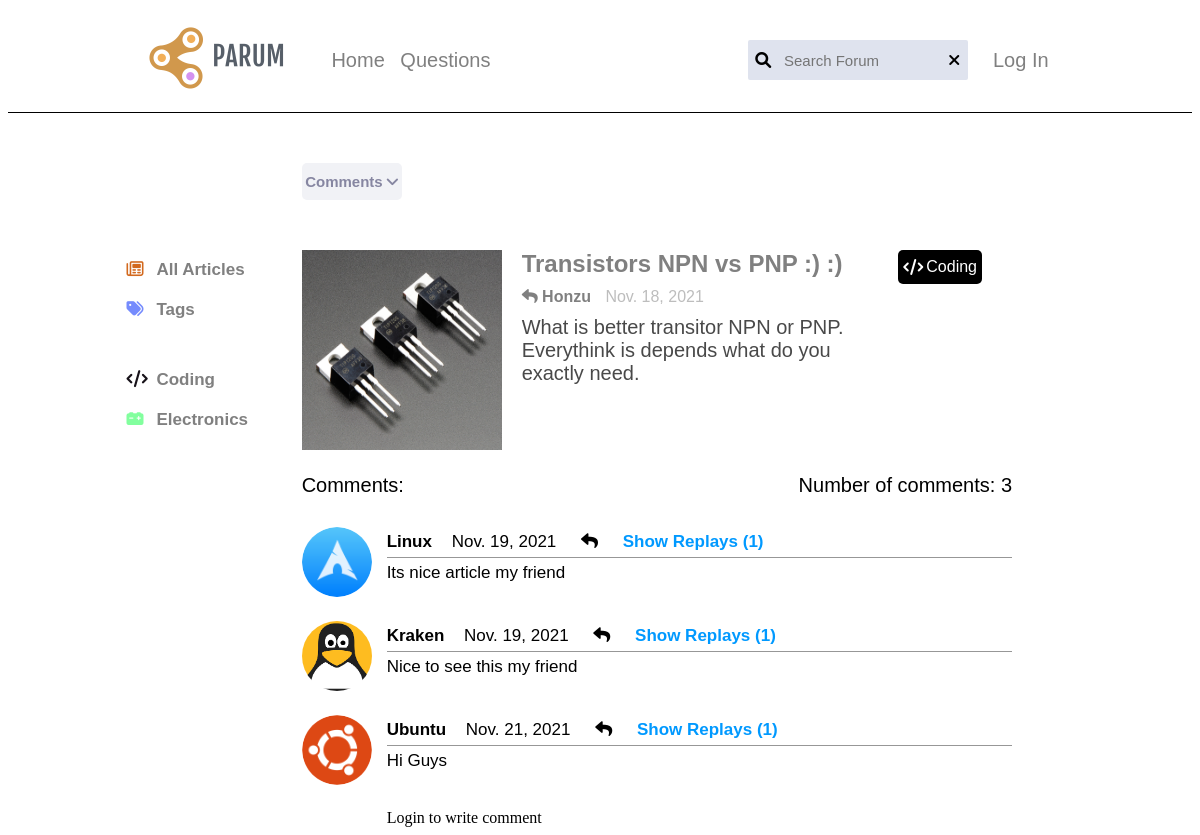
The app's page /article/1/ with its own data.
### forum/models.py (models this page shows, shortened)
class Article(models.Model):
    title = models.CharField(max_length=200)
    image_of_title = models.ImageField(upload_to='article',default='article.png')
    pub_date= models.DateField()
    category = models.CharField(max_length=50,default="coding")
    who_writed = models.ForeignKey(
        Account,
        on_delete=models.CASCADE,
        null=True,
    )
    text = models.TextField()

class Account(models.Model):
    identificator = models.CharField(max_length=10)
    username = models.CharField(max_length=50)
    password = models.CharField(max_length=50)
    email = models.EmailField()
    avatar = models.ImageField(upload_to='profiles',default='default.png')

class Comment(models.Model):
    article = models.ForeignKey(
        Article,
        on_delete=models.CASCADE,
        null=True
    )
    who_comment = models.ForeignKey(
        Account,
        on_delete=models.CASCADE,
        null=True
    )
    text = models.TextField()
    com_date= models.DateField(default=datetime.date.today)

### forum/views.py (the view)
# urls.py: path('article/<name>/',views.article,name="article"),
def article(request,name):
    try:
        specific_article = Article.objects.get(id=name)
    except (Article.DoesNotExist):
        return redirect('main')
    number_of_comments = Comment.objects.filter(article=specific_article).count()
    category = specific_article.category
    try:
        owner = "false"
        comments_for_article = Comment.objects.filter(article=specific_article)
        replays_for_article = Replay.objects.filter(article=specific_article)
        print(replays_for_article)
        user = Account.objects.get(identificator=request.session.get("user_id"))
        get_article = Article.objects.filter(id=name,who_writed=user).first()
        if get_article is not None:
            owner = "true"
        return render(request,"article.html",{"user": user.username, "img" : user.avatar.url, "article": specific_article, "comments": comments_for_article, "owner" : owner, \
                      "numberscomments": number_of_comments, "category": category, "what" : "AddComment","replays": replays_for_article})
    except (Account.DoesNotExist):
        return render(request,"article.html",{"user": "", "img" : "", "article": specific_article, "comments": comments_for_article, "owner" : owner, \
                      "numberscomments": number_of_comments, "category": category,"replays": replays_for_article})

### forum/models.py (called while the page is built)
    def __str__(self):
        return self.text

### forum/templates/article.html (shortened to what this page needs)
{% load static %}
<!DOCTYPE html>
<html lang="en">
<head>
    <link rel="stylesheet" href="{% static 'home.css' %}">
    <link rel="stylesheet" href="{% static 'article.css' %}">
    <link rel="stylesheet" href="https://cdnjs.cloudflare.com/ajax/libs/font-awesome/6.0.0-beta2/css/all.min.css">
</head>
<body>
    <header class="header">
        <nav class="navMainBlock">
            <div class="navFirstBlock">
                <a href="{% url 'main' %}"><img src="{% static 'main/logo.png' %}"></a>
                <div class="navFirstOptions">
                    <span><a href="{% url 'main' %}">Home</a></span>
                    <span><a href="{% url 'listofquestions' %}">Questions</a></span>
                </div>
            </div>
            <div class="navSecondBlock">
                <div class="navSecondBlockSearch">
                    <form method="POST" action="{% url 'filtersearcharticles' %}" id="searchform">
                        <i class="fas fa-search" id="navSecondBlockSearch"></i>
                        <input type="search" placeholder="Search Forum" id="navSearchBar" name="search">
                        <i class="fas fa-times" id="navSecondBlockDelete"></i>
                    </form>
                </div>
                <div class="navSecondOptions">
                    {% if user == "" %}
                    <span><a href="{% url 'account' name='login' %}">Log In</a></span>
                    {% endif %}
                </div>
            </div>
        </nav>
    </header>
    <main>
        <div class="boxSection">
            <section class="section">
                <div class="sectionLinks">
                      <a href="#commentsBlock">
                        <span>Comments</span>
                        <i class="fas fa-angle-down"></i>
                      </a>
                </div>
            </section>
        </div>
        <div class="boxContent">
            <div class="content">
                <aside>
                    <div class="asideMainTags">
                        <a href="{% url 'main' %}" id="mainTagsArticles">
                            <i class="far fa-newspaper"></i>
                            <span>All Articles</span>
                        </a>
                        <a href="#" id="mainTagsTags">
                            <i class="fas fa-tags"></i>
                            <span>Tags</span>
                        </a>
                    </div>
                    <div class="asideElseTags">
                        <a href="{% url 'filtertagsarticles' name='Coding' %}" id="elseTagsCode">
                            <i class="fas fa-code"></i>
                            <span>Coding</span>
                        </a>
                        <a href="{% url 'filtertagsarticles' name='Electronics' %}" id="elseTagsElectronics">
                            <i class="fas fa-car-battery"></i>
                            <span>Electronics</span>
                        </a>
                    </div>
                </aside>
                <article>
                    <div class="articles">
                        <div class="articlesMainData">
                            <div class="articlesImg">
                                <img src="{{ article.image_of_title.url }}">
                            </div>
                            <div class="articleContent">
                                <h2 class="articleContentTitle">{{article.title}}</h2>
                                <div class="articleContentReplied">
                                    <i class="fas fa-reply"></i>
                                    <span id="articleContentRepliedUser">{{article.who_writed.username}}</span>
                                    <span>{{article.pub_date}}</span>
                                </div>
                                <span class="articleContentText">
                                    {{article.text}}
                                </span>
                            </div>
                        </div>
                        <div class="articleElseData">
                            <div class="articleElseDataTag">
                                <i class="fas fa-code"></i>
                                <span>{{ category }}</span>
                            </div>
                        </div>
                    </div>
                    <div class="commentsBox">
                        <div class="commentsIntro">
                            <span>Comments: </span>
                            <span>Number of comments: 2</span>
                        </div>
                        <div class="commentsBlock">
                            {% for com in comments %}
                            <div class="commentsUser">
                                <div class="commentsUserAvatar">
                                    <img src="{{ com.who_comment.avatar.url }}">
                                </div>
                                <div class="commentsUserData">
                                    <div class="commentsUserFirstData">
                                        <span>{{ com.who_comment.username }}</span>
                                        <span>{{ com.com_date }}</span>
                                        <a href="{% url 'addreplay' comment=com.id %}" class="replay"><i class="fas fa-reply"></i></a>
                                        <span id="showReplays">Show Replays</span>
                                    </div>
                                    <div class="commentsUserSecondData">
                                        <span>
                                            {{ com.text }}
                                        </span>
                                    </div>
                                </div>
                            </div>
                            {% endfor %}
                            <div class="commentsInput">
                                {% if what == "AddComment" and user != "" %}
                                <form method="POST" action="{% url 'addcomment' name=article.id %}"  id="inputForm">
                                    {% csrf_token %}
                                    <textarea name="comment" id="commentText" placeholder="Comment here"></textarea>
                                    <input type="submit" value="Send" id="sendComment">
                                </form>
                                {% elif what == "EditComment" and user != "" %}
                                <form method="POST" action="{% url 'editcomment' article=article.id comment=comment.id %}" id="inputForm">
                                    {% csrf_token %}
                                    <textarea name="comment" id="commentText" placeholder="Comment here">{{comment.text}}</textarea>
                                    <input type="submit" value="Send" id="sendComment">
                                </form>
                                {% elif what == "CreateReplay" and user != "" %}
                                <form method="POST" action="{% url 'addreplay' comment=comment.id %}" id="inputForm">
                                    {% csrf_token %}
                                    <textarea name="replay" id="commentText" placeholder="Add Replay"></textarea>
                                    <input type="submit" value="Send" id="sendComment">
                                </form>
                                {% elif what == "EditReplay" and user != "" %}
                                <form method="POST" action="{% url 'editreplay' comment=comment.id replay=replay.id %}" id="inputForm">
                                    {% csrf_token %}
                                    <textarea name="replay" id="commentText" placeholder="Comment here">{{replay.text}}</textarea>
                                    <input type="submit" value="Send" id="sendComment">
                                </form>
                                {% else %}
                                <div>Login to write comment</div>
                                {% endif %}
                            </div>
                        </div>
                    </div>
                </article>
            </div>
        </div>
    </main>
</body>
</html>

### forum/static/home.css (style rules this page uses)
body { background-color: white; }
.header { display: flex; justify-content: center; border-bottom: 1px solid black; }
.navMainBlock { display: flex; justify-content: space-between; width: 80%; }
.navFirstBlock,.navSecondBlock { display: flex; align-items: center; }
.navFirstOptions,.navSecondOptions { font-size: 20px; font-family: sans-serif; }
.navFirstOptions span,.navSecondOptions span { margin: 0px 5px; color: gray; }
.navSecondOptions { display: flex; position: relative; align-items: center; }
.navSecondOptions a { display: flex; align-items: center; text-decoration: none; margin-right: 20px; }
.navFirstOptions span a,.navSecondOptions span a { text-decoration: none; color: gray; }
.navSecondBlockSearch { position: relative; }
#navSecondBlockSearch { position: absolute; top: 50%; left: 3%; transform: translate(0%,-50%); }
#navSecondBlockDelete { position: absolute; top: 50%; right: 12%; transform: translate(0%,-50%); cursor: pointer; }
.navSecondBlock input[type='search'] { font-size: 15px; padding: 0px 15%; border-radius: 2px; width: 220px; height: 40px; margin-right: 20px; background-color: #DFE3EE; border: none; transition: 1s; }
main { display: flex; flex-direction: column; }
.boxSection { display: flex; justify-content: center; }
.section { display: flex; width: 80%; padding: 50px 0px; }
.sectionLinks { display: flex; width: 25%; justify-content: space-between; }
.sectionLinks a { background-color: #DC602E; color: white; text-decoration: none; width: 200px; padding: 10px 0px; text-align: center; border-radius: 5px; font-family: sans-serif; font-size: 15px; font-weight: bold; }
.sectionLinks:only-child a:only-child { width: 100px; background-color: #F1F2F6; color: #8686a1; position: relative; left: 74%; }
.boxContent { display: flex; justify-content: center; }
.content { display: flex; width: 80%; justify-content: center; }
.content aside { width: 25%; }
.content article { width: 75%; }
.asideMainTags , .asideElseTags { display: flex; flex-direction: column; }
.asideElseTags { margin-top: 30px; }
.asideMainTags a, .asideElseTags a { display: flex; position: relative; justify-content: space-between; color: gray; font-weight: bold; font-family: sans-serif; text-decoration: none; font-size: 17px; width: 130px; margin: 10px 0px; }
.asideMainTags a span, .asideElseTags a span { display: block; width: 100px; }
#mainTagsArticles i { color: chocolate; }
#mainTagsTags i { color: #758BFD; }
#elseTagsCode i { color: #171219; }
#elseTagsElectronics i { color: #82FF9E; }
article { display: flex; flex-direction: column; }
.articles { display: flex; justify-content: space-between; position: relative; font-family: sans-serif; color: gray; }
.articlesMainData { display: flex; align-items: center; }
.articlesImg { margin-right: 20px; }
.articlesImg img { width: 100px; height: 100px; }
.articleContent { display: flex; flex-direction: column; }
.articleContentTitle { padding-left: 10px 0px; margin: 0px; }
.articleContentReplied { margin: 5px 0px; }
.articleContentReplied span { color: #bdbdbd; margin: 5px 0px; }
#articleContentRepliedUser { color: gray; font-weight: bold; margin-right: 10px; }
.articleContentText { color: #bdbdbd; }
.articleElseData { display: flex; }
.articleElseDataTag { display: flex; align-items: center; height: 25px; margin-right: 30px; background-color: #171219; border-radius: 5px; padding: 2px 5px; color: white; }
.articleElseDataTag span { margin-left: 3px; }

### records on screen
Article: image_of_title (picture), title "Transistors NPN vs PNP :) :)", who_writed.username "Honzu", pub_date "Nov. 18, 2021", text "What is better transitor NPN or PNP. Everythink is depends what do you exactly need.", category "Coding"
Comment: who_comment.avatar (picture), who_comment.username "Linux", com_date "Nov. 19, 2021", text "Its nice article my friend"
Comment: who_comment.avatar (picture), who_comment.username "Kraken", com_date "Nov. 19, 2021", text "Nice to see this my friend"
Comment: who_comment.avatar (picture), who_comment.username "Ubuntu", com_date "Nov. 21, 2021", text "Hi Guys"
